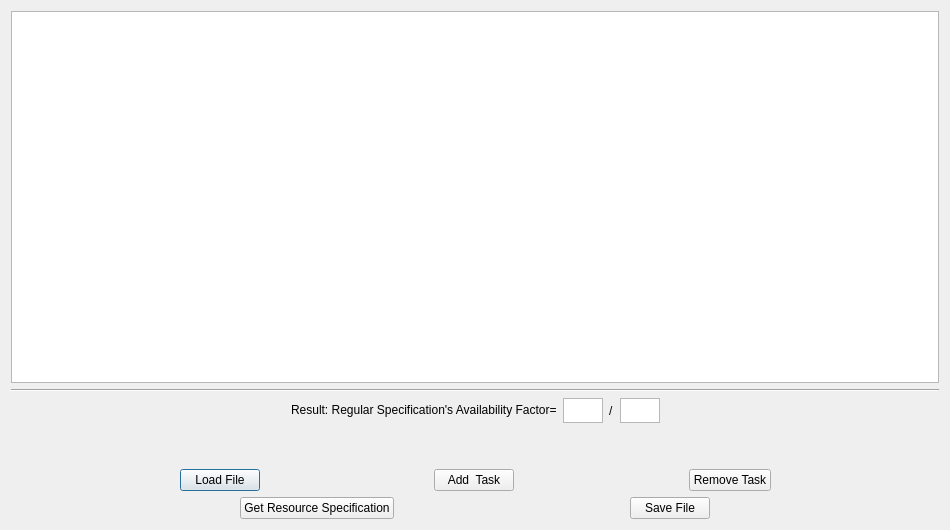
<?xml version="1.0" encoding="UTF-8"?>
<ui version="4.0">
 <class>RSG</class>
 <widget class="QDialog" name="RSG">
  <property name="windowModality">
   <enum>Qt::NonModal</enum>
  </property>
  <property name="geometry">
   <rect>
    <x>0</x>
    <y>0</y>
    <width>950</width>
    <height>530</height>
   </rect>
  </property>
  <property name="minimumSize">
   <size>
    <width>950</width>
    <height>530</height>
   </size>
  </property>
  <property name="windowTitle">
   <string>Resource Specification Generator</string>
  </property>
  <layout class="QVBoxLayout" name="verticalLayout_2">
   <item>
    <layout class="QVBoxLayout" name="verticalLayout">
     <item>
      <widget class="QTableWidget" name="tableWidget">
       <property name="sizePolicy">
        <sizepolicy hsizetype="Expanding" vsizetype="Expanding">
         <horstretch>0</horstretch>
         <verstretch>0</verstretch>
        </sizepolicy>
       </property>
      </widget>
     </item>
     <item>
      <widget class="Line" name="line">
       <property name="orientation">
        <enum>Qt::Horizontal</enum>
       </property>
      </widget>
     </item>
     <item>
      <layout class="QHBoxLayout" name="horizontalLayout_2">
       <property name="sizeConstraint">
        <enum>QLayout::SetNoConstraint</enum>
       </property>
       <item>
        <spacer name="horizontalSpacer_9">
         <property name="orientation">
          <enum>Qt::Horizontal</enum>
         </property>
         <property name="sizeHint" stdset="0">
          <size>
           <width>40</width>
           <height>20</height>
          </size>
         </property>
        </spacer>
       </item>
       <item>
        <widget class="QLabel" name="afLabel">
         <property name="sizePolicy">
          <sizepolicy hsizetype="Preferred" vsizetype="Fixed">
           <horstretch>0</horstretch>
           <verstretch>0</verstretch>
          </sizepolicy>
         </property>
         <property name="text">
          <string>Result: Regular Specification's Availability Factor=</string>
         </property>
        </widget>
       </item>
       <item>
        <widget class="QTextEdit" name="afUpperEdit">
         <property name="enabled">
          <bool>true</bool>
         </property>
         <property name="sizePolicy">
          <sizepolicy hsizetype="Expanding" vsizetype="Fixed">
           <horstretch>0</horstretch>
           <verstretch>0</verstretch>
          </sizepolicy>
         </property>
         <property name="maximumSize">
          <size>
           <width>40</width>
           <height>25</height>
          </size>
         </property>
         <property name="mouseTracking">
          <bool>false</bool>
         </property>
         <property name="focusPolicy">
          <enum>Qt::NoFocus</enum>
         </property>
         <property name="verticalScrollBarPolicy">
          <enum>Qt::ScrollBarAlwaysOff</enum>
         </property>
        </widget>
       </item>
       <item>
        <widget class="QLabel" name="label_2">
         <property name="text">
          <string>/</string>
         </property>
        </widget>
       </item>
       <item>
        <widget class="QTextEdit" name="afLowerEdit">
         <property name="enabled">
          <bool>true</bool>
         </property>
         <property name="sizePolicy">
          <sizepolicy hsizetype="Expanding" vsizetype="Fixed">
           <horstretch>0</horstretch>
           <verstretch>0</verstretch>
          </sizepolicy>
         </property>
         <property name="maximumSize">
          <size>
           <width>40</width>
           <height>25</height>
          </size>
         </property>
         <property name="focusPolicy">
          <enum>Qt::NoFocus</enum>
         </property>
         <property name="verticalScrollBarPolicy">
          <enum>Qt::ScrollBarAlwaysOff</enum>
         </property>
        </widget>
       </item>
       <item>
        <spacer name="horizontalSpacer_8">
         <property name="orientation">
          <enum>Qt::Horizontal</enum>
         </property>
         <property name="sizeHint" stdset="0">
          <size>
           <width>40</width>
           <height>20</height>
          </size>
         </property>
        </spacer>
       </item>
      </layout>
     </item>
     <item>
      <spacer name="verticalSpacer">
       <property name="orientation">
        <enum>Qt::Vertical</enum>
       </property>
       <property name="sizeType">
        <enum>QSizePolicy::Fixed</enum>
       </property>
       <property name="sizeHint" stdset="0">
        <size>
         <width>20</width>
         <height>40</height>
        </size>
       </property>
      </spacer>
     </item>
     <item>
      <layout class="QHBoxLayout" name="horizontalLayout">
       <property name="sizeConstraint">
        <enum>QLayout::SetNoConstraint</enum>
       </property>
       <item>
        <spacer name="horizontalSpacer_5">
         <property name="orientation">
          <enum>Qt::Horizontal</enum>
         </property>
         <property name="sizeHint" stdset="0">
          <size>
           <width>40</width>
           <height>20</height>
          </size>
         </property>
        </spacer>
       </item>
       <item>
        <widget class="QPushButton" name="loadButton">
         <property name="sizePolicy">
          <sizepolicy hsizetype="Minimum" vsizetype="Preferred">
           <horstretch>0</horstretch>
           <verstretch>0</verstretch>
          </sizepolicy>
         </property>
         <property name="text">
          <string>Load File</string>
         </property>
        </widget>
       </item>
       <item>
        <spacer name="horizontalSpacer_3">
         <property name="orientation">
          <enum>Qt::Horizontal</enum>
         </property>
         <property name="sizeHint" stdset="0">
          <size>
           <width>40</width>
           <height>20</height>
          </size>
         </property>
        </spacer>
       </item>
       <item>
        <widget class="QPushButton" name="taskEnterButton">
         <property name="sizePolicy">
          <sizepolicy hsizetype="Minimum" vsizetype="Preferred">
           <horstretch>0</horstretch>
           <verstretch>0</verstretch>
          </sizepolicy>
         </property>
         <property name="text">
          <string>Add  Task</string>
         </property>
        </widget>
       </item>
       <item>
        <spacer name="horizontalSpacer_4">
         <property name="orientation">
          <enum>Qt::Horizontal</enum>
         </property>
         <property name="sizeHint" stdset="0">
          <size>
           <width>40</width>
           <height>20</height>
          </size>
         </property>
        </spacer>
       </item>
       <item>
        <widget class="QPushButton" name="taskRemoveButton">
         <property name="sizePolicy">
          <sizepolicy hsizetype="Minimum" vsizetype="Preferred">
           <horstretch>0</horstretch>
           <verstretch>0</verstretch>
          </sizepolicy>
         </property>
         <property name="text">
          <string>Remove Task</string>
         </property>
        </widget>
       </item>
       <item>
        <spacer name="horizontalSpacer">
         <property name="orientation">
          <enum>Qt::Horizontal</enum>
         </property>
         <property name="sizeHint" stdset="0">
          <size>
           <width>40</width>
           <height>20</height>
          </size>
         </property>
        </spacer>
       </item>
      </layout>
     </item>
     <item>
      <layout class="QHBoxLayout" name="horizontalLayout_3">
       <property name="sizeConstraint">
        <enum>QLayout::SetNoConstraint</enum>
       </property>
       <item>
        <spacer name="horizontalSpacer_6">
         <property name="orientation">
          <enum>Qt::Horizontal</enum>
         </property>
         <property name="sizeHint" stdset="0">
          <size>
           <width>40</width>
           <height>20</height>
          </size>
         </property>
        </spacer>
       </item>
       <item>
        <widget class="QPushButton" name="getconfigButton">
         <property name="text">
          <string>Get Resource Specification</string>
         </property>
         <property name="checkable">
          <bool>false</bool>
         </property>
        </widget>
       </item>
       <item>
        <spacer name="horizontalSpacer_7">
         <property name="orientation">
          <enum>Qt::Horizontal</enum>
         </property>
         <property name="sizeHint" stdset="0">
          <size>
           <width>40</width>
           <height>20</height>
          </size>
         </property>
        </spacer>
       </item>
       <item>
        <widget class="QPushButton" name="saveButton">
         <property name="text">
          <string>Save File</string>
         </property>
        </widget>
       </item>
       <item>
        <spacer name="horizontalSpacer_2">
         <property name="orientation">
          <enum>Qt::Horizontal</enum>
         </property>
         <property name="sizeHint" stdset="0">
          <size>
           <width>40</width>
           <height>20</height>
          </size>
         </property>
        </spacer>
       </item>
      </layout>
     </item>
    </layout>
   </item>
  </layout>
 </widget>
 <resources/>
 <connections/>
</ui>
